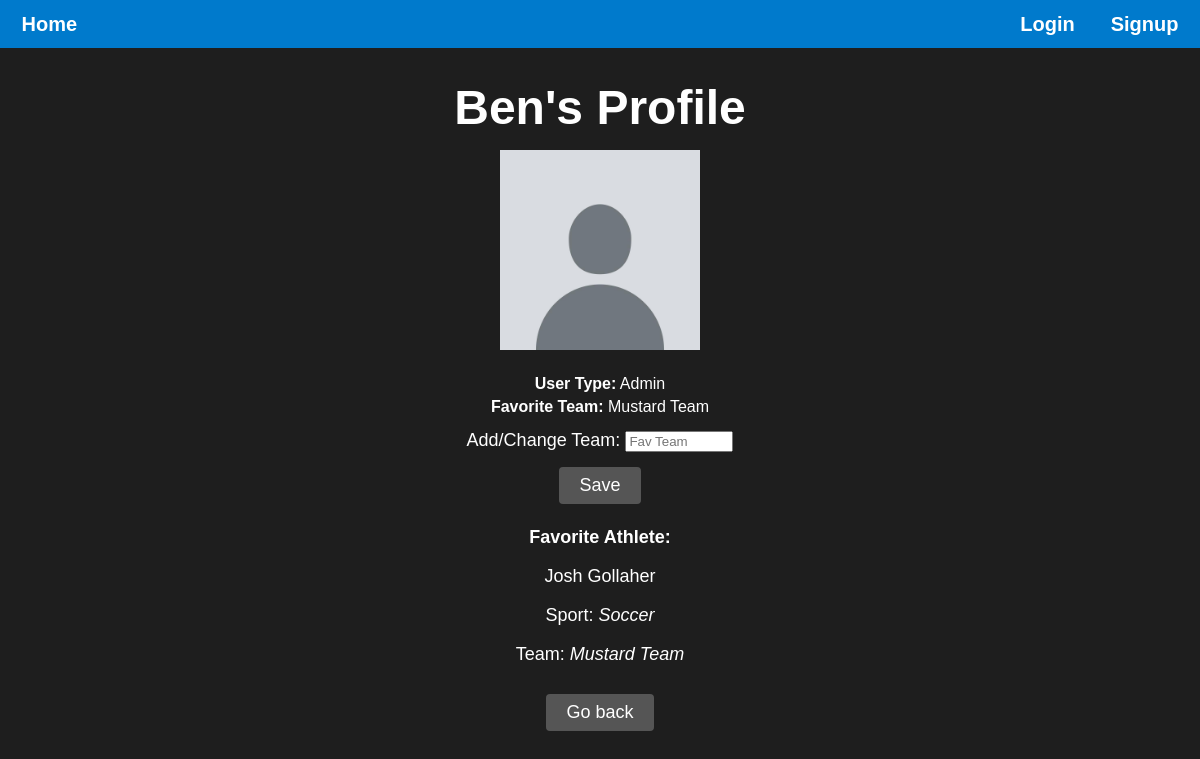
The page /user/Ben/ on the database its author committed.
### main/models.py (models this page shows, shortened)
class User(models.Model):
    userName = models.CharField(max_length=20, primary_key=True)
    passWord = models.CharField(max_length=20)
    isAdmin = models.BooleanField(default=False)
    teamName = models.CharField(max_length=20, blank=True)
    favAthlete = models.ForeignKey(Athlete, on_delete=models.CASCADE, null=True, blank=True)

class Athlete(models.Model):
    SPORT_CHOICES = [
        ('baseball', 'baseball'),
        ('basketball', 'basketball'),
        ('soccer', 'soccer'),
        ('football', 'football'),
    ]
    id = models.AutoField(primary_key=True)
    firstName = models.CharField(max_length=20, default='N/A')
    lastName = models.CharField(max_length=20, default='N/A')
    height = models.CharField(max_length=5, default='N/A',blank=True, null=True)
    weight = models.IntegerField(blank=True, null=True)
    birthDate = models.DateField(blank=True, null=True)
    age = models.IntegerField(blank=True, null=True)
    wins = models.IntegerField(default=0)
    losses = models.IntegerField(default=0)
    joinYear = models.IntegerField(blank=True, null=True)
    sport = models.CharField(max_length=20, choices=SPORT_CHOICES, default='Baseball')
    teamName = models.CharField(max_length=20, default='N/A')
    position = models.CharField(max_length=20, default='N/A', blank=True, null=True)
    numViews = models.IntegerField(default=0, blank=True, null=True)

### main/views.py (the view)
# urls.py: path("user/<str:user_name>/", views.user_page, name="user_page"),
def user_page(request, user_name):
    logged_in = request.session.get('logged_in', False)
    curr_user_name = request.session.get('curr_user_name', "")
    user = get_object_or_404(User, pk=user_name)
    invalid_info = False
    form = ProfileForm()
    if request.method == "POST":
        form = ProfileForm(request.POST)
        if form.is_valid():
            favorite_team = form.cleaned_data["fav_team"]
            user.teamName = favorite_team
            user.save()
        else:
            form = ProfileForm()
            invalid_info = True
    else:
        form = ProfileForm()
    context = {
        "user": user,
        "form": form,
        "invalid_info": invalid_info,
        "logged_in": logged_in,
        "curr_user_name": curr_user_name
    }
    return render(request, "main/user_page.html", context)

### main/forms.py
class ProfileForm(forms.Form):
    fav_team = forms.CharField(
        label="Add/Change Team",
        max_length=20,
        widget=forms.TextInput(attrs={'placeholder': 'Fav Team', 'style': 'width: 100px;'})
    )

### main/templates/main/user_page.html (shortened to what this page needs)
{% load static %}
<!DOCTYPE html>
<html lang="en">
<head>
    <link rel="stylesheet" href="{% static 'styles.css' %}" />
</head>
<body>
    <div class="header">
        <p><a href="{% url 'landing_page' %}">Home</a></p>
        <div class="header-container">
            {% if not logged_in %}
            <p><a href="{% url 'login_page' %}">Login</a></p>
            <p><a href="{% url 'signup_page' %}">Signup</a></p>
            {% else %}
            <p><a href="{% url 'logout' %}">Logout</a></p>
            <p><a href="{% url 'user_page' curr_user_name %}">Profile</a></p>
            {% endif %}
        </div>
    </div>
    <h1>{{ user.userName }}'s Profile</h1>
    <div class="profile-container">
        <img src="{% static "images/default_picture.jpg" %}" style="width: 200px; height: auto;">
    <div class="profile-details">
        <p><strong>User Type:</strong>
            {% if user.isAdmin %}
            Admin
            {% else %}
            Regular User
            {% endif %}
        </p>
        <p><strong>Favorite Team:</strong> {{ user.teamName }}</p>
    </div>
        <section class="favorite-athlete-section">
            <form method="post" class="favorite-athlete-form">
                {{ form }}
                <button type="submit" class="btn-secondary">Save</button>
            </form>
            {% if user.favAthlete %}
            <div class="favorite-athlete-info">
                <p><strong>Favorite Athlete:</strong></p>
                <a href="{% url 'athlete_page' sport=user.favAthlete.sport athlete_id=user.favAthlete.id %}">
                    {{ user.favAthlete.firstName }} {{ user.favAthlete.lastName }}
                </a>
                <p>Sport: <em>{{ user.favAthlete.sport|capfirst }}</em></p>
                <p>Team: <em>{{ user.favAthlete.teamName }}</em></p>
            </div>
            {% else %}
            <p>No favorite athlete selected.</p>
            {% endif %}
        </section>
        <div class="additional-buttons">
            <form action="{% url 'landing_page' %}" method="get">
                <button type="submit" class="btn-secondary">Go back</button>
            </form>
        </div>
    </div>
</body>

### main/static/styles.css (style rules this page uses)
body { background-color: #1e1e1e; color: #ffffff; font-family: Arial, sans-serif; display: flex; flex-direction: column; align-items: center; min-height: 100vh; margin: 0; }
.header { display: flex; flex: auto; background-color: #007acc; font-size: 20px; font-weight: 600; justify-content: space-around; align-items: center; gap: 75%; max-height: 48px; min-width: 100%; }
.header-container { display: flex; justify-content: space-between; gap: 36px; }
h1 { font-size: 3em; margin-bottom: 15px; }
a { color: inherit; text-decoration: none; }
input { width: 50px; margin: 10px auto; }
button { font-size: 1em; color: #ffffff; background-color: #007acc; border: none; padding: 10px 20px; border-radius: 5px; cursor: pointer; margin: 5px; }
.additional-buttons { display: flex; justify-content: center; gap: 1rem; margin-top: 1.5rem; }
.btn-secondary { padding: 10px 20px; background-color: #555; color: #fff; border: none; border-radius: 4px; cursor: pointer; }
.profile-container { text-align: center; font-size: 18px; }
.profile-container button { padding: 8px 20px; }
.profile-details { margin-top: 20px; font-size: 1rem; }
.profile-details p { margin: 5px 0; }

### rows shown on the page
User: userName "Ben", teamName "Mustard Team", favAthlete.firstName "Josh", favAthlete.lastName "Gollaher", favAthlete.sport "Soccer", favAthlete.teamName "Mustard Team"
